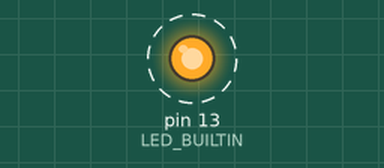
Recording of a sketch running on a simulated Arduino Uno, built with avr-gcc and run on an emulated ATmega328P. Parts: output pins drawn as LEDs (lit = HIGH). Dashed ring = blinking. What the sketch prints to the serial monitor is not drawn.

Above: at 0.5 s.
Timing chart, 0 to 4.6 s (numbered marks = the images above):
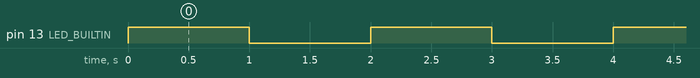

Measured:
- by itself, pin 13 (LED_BUILTIN): alternates HIGH for 1.0 s and LOW for 1.0 s

The sketch:

Multifile.ino
```cpp
#include "Logger.h"
#include "FS.h"

void setup() {
  Serial.begin(9600);
  pinMode(LED_BUILTIN, OUTPUT);
  Logger g("Denis");
  String name = g.Name;
  Serial.print(name);
}


void loop() {
  digitalWrite(LED_BUILTIN, HIGH);   // turn the LED on (HIGH is the voltage level)
  delay(1000);                       // wait for a second
  Serial.print("test");
  digitalWrite(LED_BUILTIN, LOW);    // turn the LED off by making the voltage LOW
  delay(1000);                       // wait for a second
}
```

Logger.cpp
```cpp
#include "Logger.h"
#include <String.h>
Logger::Logger(String name){
  Name = name;
}
```

Logger.h
```cpp
#include <WString.h>
class Logger{
  public:
    Logger(String name);
    String Name;
};
```
